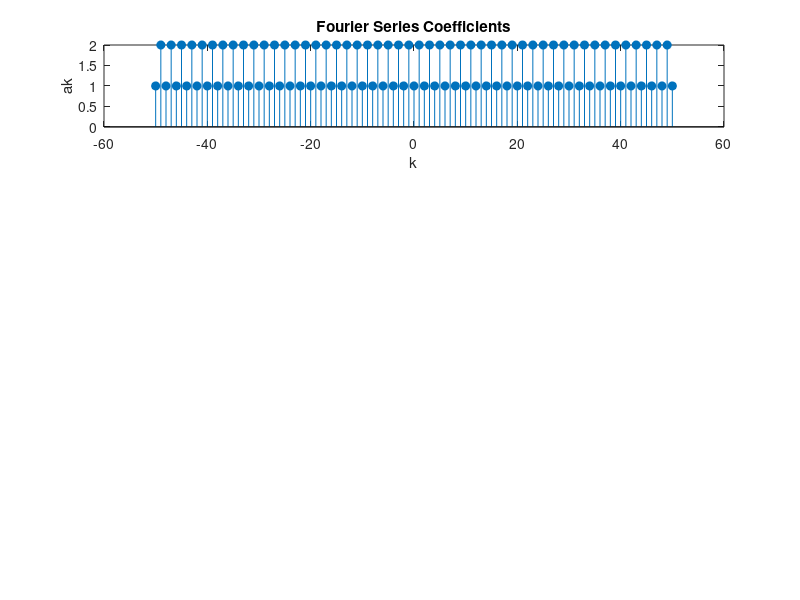

The MATLAB source for this figure: (Note: this script raises an error after producing the figure.)
% Given Fourier series coefficients
k = -50:50;
ak = zeros(size(k));
ak(mod(k, 2) == 0) = 1;
ak(mod(k, 2) ~= 0) = 2;

% Number of terms for reconstruction
M_values = [10, 20, 50];

% Time parameters
T = 2 * pi;
t = linspace(-T/2, T/2, 1000);

% Reconstructed signal
figure;

% Plot Fourier series coefficients
subplot(length(M_values) + 1, 1, 1);
stem(k, ak, 'filled');
xlabel('k');
ylabel('ak');
title('Fourier Series Coefficients');

for i = 1:length(M_values)
    M = M_values(i);
    
    % Reconstruct the signal
    x = zeros(size(t));
    for n = -M:M
        x = x + ak(n + 1 + length(k) / 2) * exp(1j * n * t);
    end
    
    % Plot reconstructed signal
    subplot(length(M_values), 1, i );
    plot(t, real(x), 'LineWidth', 1);
    xlabel('t');
    ylabel('x(t)');
    title(['Reconstructed Signal (M = ' num2str(M) ')']);
end
